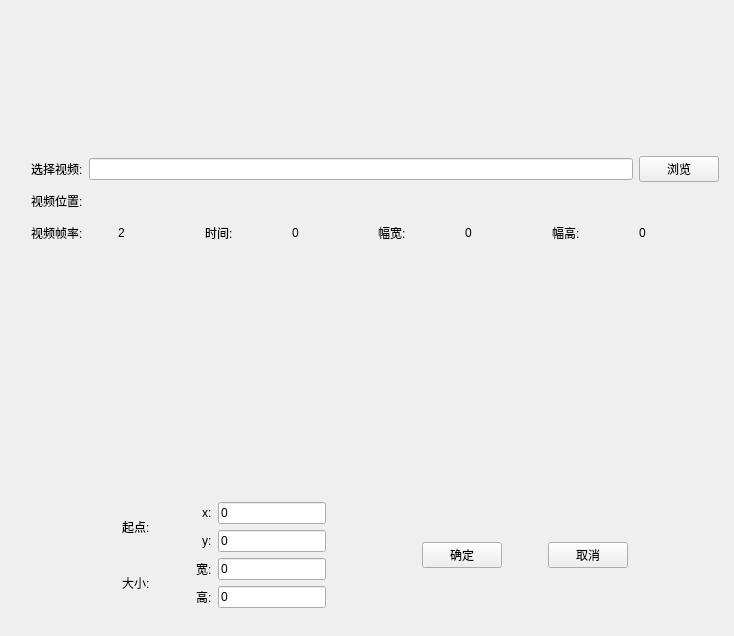
<?xml version="1.0" encoding="UTF-8"?>
<ui version="4.0">
 <class>Widget</class>
 <widget class="QWidget" name="Widget">
  <property name="geometry">
   <rect>
    <x>0</x>
    <y>0</y>
    <width>734</width>
    <height>636</height>
   </rect>
  </property>
  <property name="minimumSize">
   <size>
    <width>734</width>
    <height>636</height>
   </size>
  </property>
  <property name="maximumSize">
   <size>
    <width>734</width>
    <height>636</height>
   </size>
  </property>
  <property name="windowTitle">
   <string>Widget</string>
  </property>
  <widget class="QLabel" name="label_8">
   <property name="geometry">
    <rect>
     <x>50</x>
     <y>200</y>
     <width>54</width>
     <height>18</height>
    </rect>
   </property>
   <property name="text">
    <string/>
   </property>
  </widget>
  <widget class="QWidget" name="">
   <property name="geometry">
    <rect>
     <x>20</x>
     <y>20</y>
     <width>710</width>
     <height>599</height>
    </rect>
   </property>
   <layout class="QVBoxLayout" name="verticalLayout">
    <item>
     <spacer name="verticalSpacer_4">
      <property name="orientation">
       <enum>Qt::Vertical</enum>
      </property>
      <property name="sizeHint" stdset="0">
       <size>
        <width>20</width>
        <height>40</height>
       </size>
      </property>
     </spacer>
    </item>
    <item>
     <layout class="QHBoxLayout" name="horizontalLayout">
      <item>
       <widget class="QLabel" name="label">
        <property name="text">
         <string>选择视频:</string>
        </property>
       </widget>
      </item>
      <item>
       <widget class="QLineEdit" name="lineEdit_path"/>
      </item>
      <item>
       <widget class="QPushButton" name="path_btn">
        <property name="text">
         <string>浏览</string>
        </property>
       </widget>
      </item>
     </layout>
    </item>
    <item>
     <layout class="QHBoxLayout" name="horizontalLayout_3">
      <item>
       <widget class="QLabel" name="label_2">
        <property name="text">
         <string>视频位置:</string>
        </property>
       </widget>
      </item>
      <item>
       <widget class="QLabel" name="label_path">
        <property name="minimumSize">
         <size>
          <width>335</width>
          <height>26</height>
         </size>
        </property>
        <property name="maximumSize">
         <size>
          <width>335</width>
          <height>26</height>
         </size>
        </property>
        <property name="styleSheet">
         <string notr="true"/>
        </property>
        <property name="text">
         <string/>
        </property>
       </widget>
      </item>
      <item>
       <spacer name="horizontalSpacer">
        <property name="orientation">
         <enum>Qt::Horizontal</enum>
        </property>
        <property name="sizeHint" stdset="0">
         <size>
          <width>40</width>
          <height>20</height>
         </size>
        </property>
       </spacer>
      </item>
     </layout>
    </item>
    <item>
     <layout class="QHBoxLayout" name="horizontalLayout_2">
      <item>
       <widget class="QLabel" name="label_4">
        <property name="minimumSize">
         <size>
          <width>83</width>
          <height>26</height>
         </size>
        </property>
        <property name="maximumSize">
         <size>
          <width>83</width>
          <height>26</height>
         </size>
        </property>
        <property name="text">
         <string>视频帧率:</string>
        </property>
       </widget>
      </item>
      <item>
       <widget class="QLabel" name="rate_label">
        <property name="minimumSize">
         <size>
          <width>83</width>
          <height>26</height>
         </size>
        </property>
        <property name="maximumSize">
         <size>
          <width>83</width>
          <height>26</height>
         </size>
        </property>
        <property name="text">
         <string>2</string>
        </property>
       </widget>
      </item>
      <item>
       <widget class="QLabel" name="label_5">
        <property name="minimumSize">
         <size>
          <width>83</width>
          <height>26</height>
         </size>
        </property>
        <property name="maximumSize">
         <size>
          <width>83</width>
          <height>26</height>
         </size>
        </property>
        <property name="text">
         <string>时间:</string>
        </property>
       </widget>
      </item>
      <item>
       <widget class="QLabel" name="time_label">
        <property name="minimumSize">
         <size>
          <width>83</width>
          <height>26</height>
         </size>
        </property>
        <property name="maximumSize">
         <size>
          <width>83</width>
          <height>26</height>
         </size>
        </property>
        <property name="text">
         <string>0</string>
        </property>
       </widget>
      </item>
      <item>
       <widget class="QLabel" name="label_6">
        <property name="minimumSize">
         <size>
          <width>83</width>
          <height>26</height>
         </size>
        </property>
        <property name="maximumSize">
         <size>
          <width>83</width>
          <height>26</height>
         </size>
        </property>
        <property name="text">
         <string>幅宽:</string>
        </property>
       </widget>
      </item>
      <item>
       <widget class="QLabel" name="width_label">
        <property name="minimumSize">
         <size>
          <width>83</width>
          <height>26</height>
         </size>
        </property>
        <property name="maximumSize">
         <size>
          <width>83</width>
          <height>26</height>
         </size>
        </property>
        <property name="text">
         <string>0</string>
        </property>
       </widget>
      </item>
      <item>
       <widget class="QLabel" name="label_7">
        <property name="minimumSize">
         <size>
          <width>83</width>
          <height>26</height>
         </size>
        </property>
        <property name="maximumSize">
         <size>
          <width>83</width>
          <height>26</height>
         </size>
        </property>
        <property name="text">
         <string>幅高:</string>
        </property>
       </widget>
      </item>
      <item>
       <widget class="QLabel" name="height_label">
        <property name="minimumSize">
         <size>
          <width>83</width>
          <height>26</height>
         </size>
        </property>
        <property name="maximumSize">
         <size>
          <width>83</width>
          <height>26</height>
         </size>
        </property>
        <property name="text">
         <string>0</string>
        </property>
       </widget>
      </item>
     </layout>
    </item>
    <item>
     <spacer name="verticalSpacer_2">
      <property name="orientation">
       <enum>Qt::Vertical</enum>
      </property>
      <property name="sizeHint" stdset="0">
       <size>
        <width>20</width>
        <height>40</height>
       </size>
      </property>
     </spacer>
    </item>
    <item>
     <layout class="QGridLayout" name="label_layout" rowminimumheight="0" columnminimumwidth="0"/>
    </item>
    <item>
     <spacer name="verticalSpacer">
      <property name="orientation">
       <enum>Qt::Vertical</enum>
      </property>
      <property name="sizeHint" stdset="0">
       <size>
        <width>20</width>
        <height>40</height>
       </size>
      </property>
     </spacer>
    </item>
    <item>
     <layout class="QHBoxLayout" name="horizontalLayout_7">
      <item>
       <spacer name="horizontalSpacer_6">
        <property name="orientation">
         <enum>Qt::Horizontal</enum>
        </property>
        <property name="sizeHint" stdset="0">
         <size>
          <width>40</width>
          <height>20</height>
         </size>
        </property>
       </spacer>
      </item>
      <item>
       <layout class="QVBoxLayout" name="verticalLayout_2">
        <item>
         <layout class="QHBoxLayout" name="horizontalLayout_4">
          <item>
           <widget class="QLabel" name="label_10">
            <property name="text">
             <string>起点:</string>
            </property>
           </widget>
          </item>
          <item>
           <spacer name="horizontalSpacer_3">
            <property name="orientation">
             <enum>Qt::Horizontal</enum>
            </property>
            <property name="sizeHint" stdset="0">
             <size>
              <width>40</width>
              <height>20</height>
             </size>
            </property>
           </spacer>
          </item>
          <item>
           <layout class="QVBoxLayout" name="verticalLayout_3">
            <item>
             <layout class="QHBoxLayout" name="horizontalLayout_8">
              <item>
               <widget class="QLabel" name="label_3">
                <property name="text">
                 <string>x:</string>
                </property>
               </widget>
              </item>
              <item>
               <widget class="QLineEdit" name="lineEdit_start_x">
                <property name="text">
                 <string>0</string>
                </property>
               </widget>
              </item>
             </layout>
            </item>
            <item>
             <layout class="QHBoxLayout" name="horizontalLayout_9">
              <item>
               <widget class="QLabel" name="label_9">
                <property name="text">
                 <string>y:</string>
                </property>
               </widget>
              </item>
              <item>
               <widget class="QLineEdit" name="lineEdit_start_y">
                <property name="text">
                 <string>0</string>
                </property>
               </widget>
              </item>
             </layout>
            </item>
           </layout>
          </item>
         </layout>
        </item>
        <item>
         <layout class="QHBoxLayout" name="horizontalLayout_5">
          <item>
           <widget class="QLabel" name="label_11">
            <property name="text">
             <string>大小:</string>
            </property>
           </widget>
          </item>
          <item>
           <spacer name="horizontalSpacer_4">
            <property name="orientation">
             <enum>Qt::Horizontal</enum>
            </property>
            <property name="sizeHint" stdset="0">
             <size>
              <width>40</width>
              <height>20</height>
             </size>
            </property>
           </spacer>
          </item>
          <item>
           <layout class="QVBoxLayout" name="verticalLayout_4">
            <item>
             <layout class="QHBoxLayout" name="horizontalLayout_11">
              <item>
               <widget class="QLabel" name="label_12">
                <property name="text">
                 <string>宽:</string>
                </property>
               </widget>
              </item>
              <item>
               <widget class="QLineEdit" name="lineEdit_size_w">
                <property name="text">
                 <string>0</string>
                </property>
               </widget>
              </item>
             </layout>
            </item>
            <item>
             <layout class="QHBoxLayout" name="horizontalLayout_10">
              <item>
               <widget class="QLabel" name="label_13">
                <property name="text">
                 <string>高:</string>
                </property>
               </widget>
              </item>
              <item>
               <widget class="QLineEdit" name="lineEdit_size_h">
                <property name="text">
                 <string>0</string>
                </property>
               </widget>
              </item>
             </layout>
            </item>
           </layout>
          </item>
         </layout>
        </item>
       </layout>
      </item>
      <item>
       <spacer name="horizontalSpacer_5">
        <property name="orientation">
         <enum>Qt::Horizontal</enum>
        </property>
        <property name="sizeHint" stdset="0">
         <size>
          <width>40</width>
          <height>20</height>
         </size>
        </property>
       </spacer>
      </item>
      <item>
       <layout class="QHBoxLayout" name="horizontalLayout_6">
        <item>
         <widget class="QPushButton" name="ok_btn">
          <property name="text">
           <string>确定</string>
          </property>
         </widget>
        </item>
        <item>
         <spacer name="horizontalSpacer_2">
          <property name="orientation">
           <enum>Qt::Horizontal</enum>
          </property>
          <property name="sizeHint" stdset="0">
           <size>
            <width>40</width>
            <height>20</height>
           </size>
          </property>
         </spacer>
        </item>
        <item>
         <widget class="QPushButton" name="cancel_btn">
          <property name="text">
           <string>取消</string>
          </property>
         </widget>
        </item>
       </layout>
      </item>
      <item>
       <spacer name="horizontalSpacer_7">
        <property name="orientation">
         <enum>Qt::Horizontal</enum>
        </property>
        <property name="sizeHint" stdset="0">
         <size>
          <width>40</width>
          <height>20</height>
         </size>
        </property>
       </spacer>
      </item>
     </layout>
    </item>
   </layout>
  </widget>
 </widget>
 <layoutdefault spacing="6" margin="11"/>
 <resources/>
 <connections/>
</ui>
